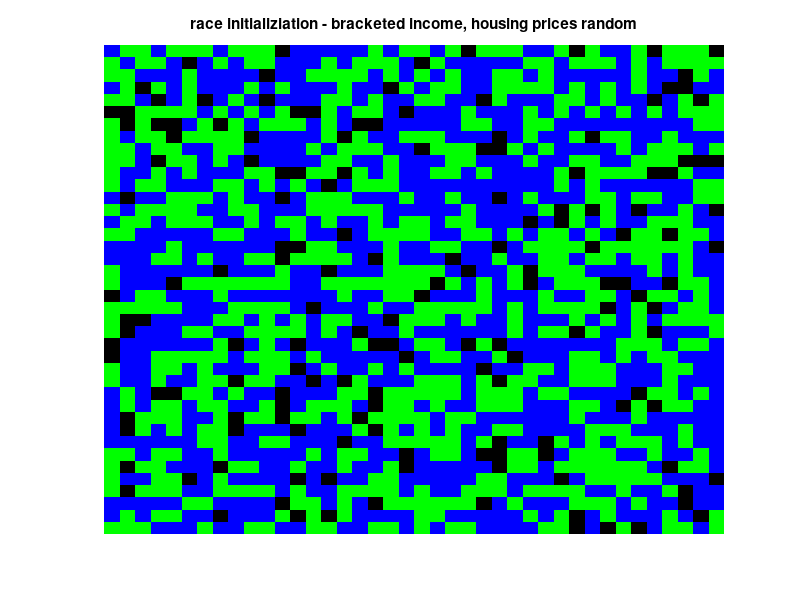

Recreate this plot in MATLAB. (Note: this script raises an error after producing the figure.)
% SYDE 332
% Racial Segregation Model Attempt

% size of grid
n = 40;

% proportion of vacancies
vacanicies_proportion = 0.1;

% number of races
T = 2;

% number of economic brackets
E = 5;

% colors
map = [0 0 0; 1 0 0; 0 1 0; 0 0 1];

% racial dispreference parameter
% minimum fraction of friends that I need to be satisfied (samenes)
sameness = 6/8;

max_iterations = 2000;

% initialize
z = zeros(n,n,3);

for i=1:n
    for j=1:n
        if rand > vacanicies_proportion
            z(i,j,1) = randi(T);
            z(i,j,2) = randi(E); % individual wealth
        end
        z(i,j,3) = randi(E);    % home prices
    end
end

[row,col] = find(z(:,:,1)==0);
pos_vacancies = [row col];

figure,
imagesc(z(:,:,1));
colormap(map);
title('race initializiation - bracketed income, housing prices random');
axis('off');

% figure,
% imagesc(z(:,:,2));
% colormap(map);
% title('economics initializiation');
% axis('off');

number_of_moves = zeros(1,max_iterations);

%% run simulation
seg_index = [];
total_neighbours = 8;

for k=1:max_iterations
    for i=randperm(n);
        for j=randperm(n);
            if z(i,j)~=0
                not_like_me = count_not_like_me(z,i,j);
                
                friends = total_neighbours - not_like_me;

                if friends/total_neighbours < sameness

                    idx = randperm(length(pos_vacancies));
                    
                    p = 1;
                    
                    %%% start option A: 
                    %%% find a vacancy. If I can afford, move there. else,
                    %%% stop.
                    
%                     new_x = pos_vacancies(idx(p),1);
%                     new_y = pos_vacancies(idx(p),2);
%                     
%                     if z(new_x,new_y,3) <= z(i,j,2)
%                         z(new_x,new_y,1) = z(i,j,1);
%                         z(new_x,new_y,2) = z(i,j,2);
%                         z(i,j,1) = 0;
%                         z(i,j,2) = 0;
%                         number_of_moves(k) = number_of_moves(k) + 1;
%                         pos_vacancies(idx(p),1) = i;
%                         pos_vacancies(idx(p),2) = j;
%                     end
                    
                    %%% end option A
                    
                    
                    %%% start option B:
                    %%% find a vacancy. If I can afford, move there.
                    %%% else, find another vacancy
                    %%% loop until I can afford to move OR I've exhausted
                    %%% vacancies.
                    
                    new_x = pos_vacancies(idx(p),1);
                    new_y = pos_vacancies(idx(p),2);
                    
                    while z(new_x,new_y,3) > z(i,j,2) && p < length(pos_vacancies)
                        p = p+1;
                        new_x = pos_vacancies(idx(p),1);
                        new_y = pos_vacancies(idx(p),2);
                    end
                    

                    if p < length(pos_vacancies) && z(new_x,new_y,3) <= z(i,j,2)
                    
                        z(new_x,new_y,1) = z(i,j,1);
                        z(new_x,new_y,2) = z(i,j,2);
                        z(i,j,1) = 0;
                        z(i,j,2) = 0;
                        number_of_moves(k) = number_of_moves(k) + 1;
                        pos_vacancies(idx(p),1) = i;
                        pos_vacancies(idx(p),2) = j;
                    end
                    
                    %%% end option B

                end
            end
%             imagesc(z(:,:,1));
%             colormap(map);
%             axis('off');
%             pause(0.001);

        end
    end
    
    % determine segregation index
    seg_index = [seg_index, calculate_seg_index(z)];
    
    if number_of_moves(k) == 0
        disp('number of iterations to convergence: ')
        disp(k);
        disp('total number of moves to convergence: ')
        disp(sum(number_of_moves))
        break;
    end    
    
end


figure,
imagesc(z(:,:,1));
colormap(map);
axis('off');
title('final by race - uniform income, uniform housing prices');

figure,
plot(seg_index);
title('segregation index');
axis([0 inf 0 1])

% figure,
% imagesc(z(:,:,2));
% axis('off');
% title('final by economics');


%% plot number of moves
% iterant = 1:max_iterations;
% figure,
% plot(log10(iterant), log10(number_of_moves));
% xlabel('iteration'),ylabel('number of moves');
